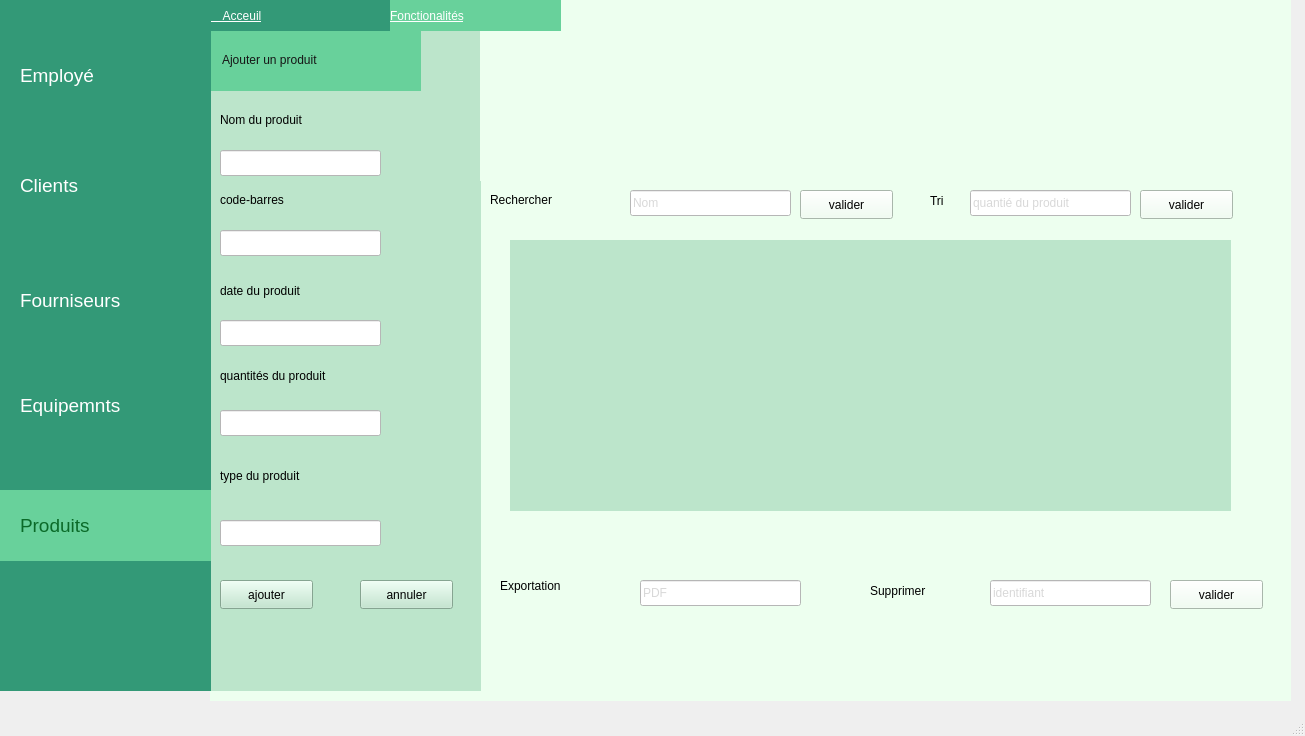
<?xml version="1.0" encoding="UTF-8"?>
<ui version="4.0">
 <class>MainWindow</class>
 <widget class="QMainWindow" name="MainWindow">
  <property name="geometry">
   <rect>
    <x>0</x>
    <y>0</y>
    <width>1305</width>
    <height>736</height>
   </rect>
  </property>
  <property name="windowTitle">
   <string>MainWindow</string>
  </property>
  <widget class="QWidget" name="centralwidget">
   <widget class="QWidget" name="widget_5" native="true">
    <property name="geometry">
     <rect>
      <x>210</x>
      <y>0</y>
      <width>1081</width>
      <height>701</height>
     </rect>
    </property>
    <property name="styleSheet">
     <string notr="true">background-color: rgb(255, 255, 255);
background-color: rgb(237, 255, 239);</string>
    </property>
    <widget class="QWidget" name="widget_3" native="true">
     <property name="geometry">
      <rect>
       <x>0</x>
       <y>30</y>
       <width>271</width>
       <height>661</height>
      </rect>
     </property>
     <property name="styleSheet">
      <string notr="true">background-color: rgb(177, 216, 183);
background-color: rgb(188, 229, 203);</string>
     </property>
     <widget class="QWidget" name="widget_4" native="true">
      <property name="geometry">
       <rect>
        <x>0</x>
        <y>0</y>
        <width>211</width>
        <height>61</height>
       </rect>
      </property>
      <property name="styleSheet">
       <string notr="true">background-color: rgb(48, 173, 138);
background-color: rgb(31, 208, 193);
background-color: rgb(104, 209, 155);</string>
      </property>
      <widget class="QLabel" name="label_9">
       <property name="geometry">
        <rect>
         <x>12</x>
         <y>20</y>
         <width>191</width>
         <height>20</height>
        </rect>
       </property>
       <property name="styleSheet">
        <string notr="true">
font: 700 11pt &quot;Segoe UI&quot;;

color: rgb(26, 202, 167);
color: rgb(21, 21, 21);
</string>
       </property>
       <property name="text">
        <string>Ajouter un produit </string>
       </property>
      </widget>
     </widget>
     <widget class="QLineEdit" name="lineEdit">
      <property name="geometry">
       <rect>
        <x>10</x>
        <y>120</y>
        <width>161</width>
        <height>26</height>
       </rect>
      </property>
      <property name="styleSheet">
       <string notr="true">background-color: rgb(255, 255, 255);</string>
      </property>
     </widget>
     <widget class="QLabel" name="label_11">
      <property name="geometry">
       <rect>
        <x>10</x>
        <y>80</y>
        <width>181</width>
        <height>20</height>
       </rect>
      </property>
      <property name="styleSheet">
       <string notr="true">font: 700 9pt &quot;Segoe UI&quot;;
font: 700 12pt &quot;Segoe UI&quot;;
</string>
      </property>
      <property name="text">
       <string>Nom du produit</string>
      </property>
     </widget>
     <widget class="QLabel" name="label_13">
      <property name="geometry">
       <rect>
        <x>10</x>
        <y>430</y>
        <width>181</width>
        <height>31</height>
       </rect>
      </property>
      <property name="styleSheet">
       <string notr="true">font: 700 9pt &quot;Segoe UI&quot;;
font: 700 12pt &quot;Segoe UI&quot;;
</string>
      </property>
      <property name="text">
       <string>type du produit</string>
      </property>
     </widget>
     <widget class="QLabel" name="label_14">
      <property name="geometry">
       <rect>
        <x>10</x>
        <y>330</y>
        <width>211</width>
        <height>31</height>
       </rect>
      </property>
      <property name="styleSheet">
       <string notr="true">font: 700 9pt &quot;Segoe UI&quot;;
font: 700 12pt &quot;Segoe UI&quot;;
</string>
      </property>
      <property name="text">
       <string>quantités du produit</string>
      </property>
     </widget>
     <widget class="QLabel" name="label_15">
      <property name="geometry">
       <rect>
        <x>10</x>
        <y>240</y>
        <width>181</width>
        <height>41</height>
       </rect>
      </property>
      <property name="styleSheet">
       <string notr="true">font: 700 9pt &quot;Segoe UI&quot;;
font: 700 12pt &quot;Segoe UI&quot;;
</string>
      </property>
      <property name="text">
       <string>date du produit</string>
      </property>
     </widget>
     <widget class="QLabel" name="label_16">
      <property name="geometry">
       <rect>
        <x>10</x>
        <y>160</y>
        <width>181</width>
        <height>20</height>
       </rect>
      </property>
      <property name="styleSheet">
       <string notr="true">font: 700 9pt &quot;Segoe UI&quot;;
font: 700 12pt &quot;Segoe UI&quot;;
</string>
      </property>
      <property name="text">
       <string>code-barres</string>
      </property>
     </widget>
     <widget class="QLineEdit" name="lineEdit_3">
      <property name="geometry">
       <rect>
        <x>10</x>
        <y>490</y>
        <width>161</width>
        <height>26</height>
       </rect>
      </property>
      <property name="styleSheet">
       <string notr="true">background-color: rgb(255, 255, 255);</string>
      </property>
     </widget>
     <widget class="QLineEdit" name="lineEdit_4">
      <property name="geometry">
       <rect>
        <x>10</x>
        <y>380</y>
        <width>161</width>
        <height>26</height>
       </rect>
      </property>
      <property name="styleSheet">
       <string notr="true">background-color: rgb(255, 255, 255);</string>
      </property>
     </widget>
     <widget class="QLineEdit" name="lineEdit_5">
      <property name="geometry">
       <rect>
        <x>10</x>
        <y>290</y>
        <width>161</width>
        <height>26</height>
       </rect>
      </property>
      <property name="styleSheet">
       <string notr="true">background-color: rgb(255, 255, 255);</string>
      </property>
     </widget>
     <widget class="QLineEdit" name="lineEdit_6">
      <property name="geometry">
       <rect>
        <x>10</x>
        <y>200</y>
        <width>161</width>
        <height>26</height>
       </rect>
      </property>
      <property name="styleSheet">
       <string notr="true">background-color: rgb(255, 255, 255);</string>
      </property>
     </widget>
     <widget class="QPushButton" name="pushButton">
      <property name="geometry">
       <rect>
        <x>10</x>
        <y>550</y>
        <width>93</width>
        <height>29</height>
       </rect>
      </property>
      <property name="text">
       <string>ajouter</string>
      </property>
     </widget>
     <widget class="QPushButton" name="pushButton_2">
      <property name="geometry">
       <rect>
        <x>150</x>
        <y>550</y>
        <width>93</width>
        <height>29</height>
       </rect>
      </property>
      <property name="text">
       <string>annuler</string>
      </property>
     </widget>
    </widget>
    <widget class="QLabel" name="label_12">
     <property name="geometry">
      <rect>
       <x>280</x>
       <y>190</y>
       <width>131</width>
       <height>20</height>
      </rect>
     </property>
     <property name="styleSheet">
      <string notr="true">font: 700 12pt &quot;Segoe UI&quot;;
</string>
     </property>
     <property name="text">
      <string>Rechercher</string>
     </property>
    </widget>
    <widget class="QLineEdit" name="lineEdit_7">
     <property name="geometry">
      <rect>
       <x>420</x>
       <y>190</y>
       <width>161</width>
       <height>26</height>
      </rect>
     </property>
     <property name="styleSheet">
      <string notr="true">background-color: rgb(255, 255, 255);
color: rgb(216, 216, 216);</string>
     </property>
     <property name="text">
      <string>Nom</string>
     </property>
    </widget>
    <widget class="QPushButton" name="pushButton_3">
     <property name="geometry">
      <rect>
       <x>590</x>
       <y>190</y>
       <width>93</width>
       <height>29</height>
      </rect>
     </property>
     <property name="text">
      <string>valider</string>
     </property>
    </widget>
    <widget class="QWidget" name="widget_6" native="true">
     <property name="geometry">
      <rect>
       <x>300</x>
       <y>240</y>
       <width>721</width>
       <height>271</height>
      </rect>
     </property>
     <property name="styleSheet">
      <string notr="true">background-color: rgb(188,229,203);</string>
     </property>
    </widget>
    <widget class="QLabel" name="label_18">
     <property name="geometry">
      <rect>
       <x>290</x>
       <y>570</y>
       <width>131</width>
       <height>31</height>
      </rect>
     </property>
     <property name="styleSheet">
      <string notr="true">font: 700 12pt &quot;Segoe UI&quot;;
</string>
     </property>
     <property name="text">
      <string>Exportation</string>
     </property>
    </widget>
    <widget class="QLabel" name="label_20">
     <property name="geometry">
      <rect>
       <x>660</x>
       <y>580</y>
       <width>131</width>
       <height>21</height>
      </rect>
     </property>
     <property name="styleSheet">
      <string notr="true">font: 700 12pt &quot;Segoe UI&quot;;
</string>
     </property>
     <property name="text">
      <string>Supprimer</string>
     </property>
    </widget>
    <widget class="QLineEdit" name="lineEdit_8">
     <property name="geometry">
      <rect>
       <x>780</x>
       <y>580</y>
       <width>161</width>
       <height>26</height>
      </rect>
     </property>
     <property name="styleSheet">
      <string notr="true">background-color: rgb(255, 255, 255);
color: rgb(216, 216, 216);</string>
     </property>
     <property name="text">
      <string>identifiant</string>
     </property>
    </widget>
    <widget class="QPushButton" name="pushButton_5">
     <property name="geometry">
      <rect>
       <x>960</x>
       <y>580</y>
       <width>93</width>
       <height>29</height>
      </rect>
     </property>
     <property name="text">
      <string>valider</string>
     </property>
    </widget>
    <widget class="QLineEdit" name="lineEdit_9">
     <property name="geometry">
      <rect>
       <x>760</x>
       <y>190</y>
       <width>161</width>
       <height>26</height>
      </rect>
     </property>
     <property name="styleSheet">
      <string notr="true">background-color: rgb(255, 255, 255);
color: rgb(216, 216, 216);</string>
     </property>
     <property name="text">
      <string>quantié du produit </string>
     </property>
    </widget>
    <widget class="QLabel" name="label_21">
     <property name="geometry">
      <rect>
       <x>720</x>
       <y>190</y>
       <width>31</width>
       <height>21</height>
      </rect>
     </property>
     <property name="styleSheet">
      <string notr="true">font: 700 12pt &quot;Segoe UI&quot;;
</string>
     </property>
     <property name="text">
      <string>Tri</string>
     </property>
    </widget>
    <widget class="QPushButton" name="pushButton_4">
     <property name="geometry">
      <rect>
       <x>930</x>
       <y>190</y>
       <width>93</width>
       <height>29</height>
      </rect>
     </property>
     <property name="text">
      <string>valider</string>
     </property>
    </widget>
    <widget class="QLabel" name="label_17">
     <property name="geometry">
      <rect>
       <x>270</x>
       <y>30</y>
       <width>741</width>
       <height>151</height>
      </rect>
     </property>
     <property name="text">
      <string/>
     </property>
     <property name="pixmap">
      <pixmap>../../Pictures/Screenshots/Screenshot 2024-10-07 155711.png</pixmap>
     </property>
     <property name="scaledContents">
      <bool>true</bool>
     </property>
    </widget>
    <widget class="QLineEdit" name="lineEdit_10">
     <property name="geometry">
      <rect>
       <x>430</x>
       <y>580</y>
       <width>161</width>
       <height>26</height>
      </rect>
     </property>
     <property name="styleSheet">
      <string notr="true">background-color: rgb(255, 255, 255);
color: rgb(216, 216, 216);</string>
     </property>
     <property name="text">
      <string>PDF</string>
     </property>
    </widget>
   </widget>
   <widget class="QLabel" name="label_6">
    <property name="geometry">
     <rect>
      <x>210</x>
      <y>0</y>
      <width>181</width>
      <height>31</height>
     </rect>
    </property>
    <property name="styleSheet">
     <string notr="true">background-color: rgb(51, 153, 119);
color: rgb(255, 255, 255);
text-decoration: underline;
font: 10pt &quot;Segoe UI&quot;;
font: 14pt &quot;Segoe UI&quot;;
font: 15pt &quot;Segoe UI&quot;;</string>
    </property>
    <property name="text">
     <string>    Acceuil</string>
    </property>
   </widget>
   <widget class="QLabel" name="label_7">
    <property name="geometry">
     <rect>
      <x>390</x>
      <y>0</y>
      <width>171</width>
      <height>31</height>
     </rect>
    </property>
    <property name="styleSheet">
     <string notr="true">color: rgb(255, 255, 255);
background-color: rgb(104, 209, 155);
text-decoration: underline;
font: 10pt &quot;Segoe UI&quot;;
font: 14pt &quot;Segoe UI&quot;;
font: 15pt &quot;Segoe UI&quot;;</string>
    </property>
    <property name="text">
     <string>Fonctionalités</string>
    </property>
   </widget>
   <widget class="QWidget" name="widget" native="true">
    <property name="geometry">
     <rect>
      <x>-10</x>
      <y>0</y>
      <width>221</width>
      <height>691</height>
     </rect>
    </property>
    <property name="styleSheet">
     <string notr="true">background-color: rgb(51, 153, 119);</string>
    </property>
    <widget class="QLabel" name="label">
     <property name="geometry">
      <rect>
       <x>30</x>
       <y>60</y>
       <width>131</width>
       <height>31</height>
      </rect>
     </property>
     <property name="styleSheet">
      <string notr="true">color: rgb(255, 255, 255);</string>
     </property>
     <property name="text">
      <string>&lt;html&gt;&lt;head/&gt;&lt;body&gt;&lt;p&gt;&lt;span style=&quot; font-size:14pt;&quot;&gt;        Employé&lt;/span&gt;&lt;/p&gt;&lt;/body&gt;&lt;/html&gt;</string>
     </property>
    </widget>
    <widget class="QLabel" name="label_2">
     <property name="geometry">
      <rect>
       <x>30</x>
       <y>170</y>
       <width>131</width>
       <height>31</height>
      </rect>
     </property>
     <property name="styleSheet">
      <string notr="true">color: rgb(255, 255, 255);</string>
     </property>
     <property name="text">
      <string>&lt;html&gt;&lt;head/&gt;&lt;body&gt;&lt;p&gt;&lt;span style=&quot; font-size:14pt;&quot;&gt;Clients&lt;/span&gt;&lt;/p&gt;&lt;/body&gt;&lt;/html&gt;</string>
     </property>
    </widget>
    <widget class="QWidget" name="widget_2" native="true">
     <property name="geometry">
      <rect>
       <x>0</x>
       <y>490</y>
       <width>221</width>
       <height>71</height>
      </rect>
     </property>
     <property name="styleSheet">
      <string notr="true">background-color: rgb(104, 209, 155);</string>
     </property>
     <widget class="QLabel" name="label_5">
      <property name="geometry">
       <rect>
        <x>30</x>
        <y>20</y>
        <width>131</width>
        <height>31</height>
       </rect>
      </property>
      <property name="styleSheet">
       <string notr="true">color: rgb(255, 255, 255);
color: rgb(8, 85, 23);
color: rgb(10, 106, 40);</string>
      </property>
      <property name="text">
       <string>&lt;html&gt;&lt;head/&gt;&lt;body&gt;&lt;p&gt;&lt;span style=&quot; font-size:14pt;&quot;&gt;Produits&lt;/span&gt;&lt;/p&gt;&lt;/body&gt;&lt;/html&gt;</string>
      </property>
     </widget>
    </widget>
    <widget class="QLabel" name="label_4">
     <property name="geometry">
      <rect>
       <x>30</x>
       <y>390</y>
       <width>131</width>
       <height>31</height>
      </rect>
     </property>
     <property name="styleSheet">
      <string notr="true">color: rgb(255, 255, 255);</string>
     </property>
     <property name="text">
      <string>&lt;html&gt;&lt;head/&gt;&lt;body&gt;&lt;p&gt;&lt;span style=&quot; font-size:14pt;&quot;&gt;Equipemnts&lt;/span&gt;&lt;/p&gt;&lt;/body&gt;&lt;/html&gt;</string>
     </property>
    </widget>
    <widget class="QLabel" name="label_3">
     <property name="geometry">
      <rect>
       <x>30</x>
       <y>280</y>
       <width>161</width>
       <height>41</height>
      </rect>
     </property>
     <property name="styleSheet">
      <string notr="true">color: rgb(0, 134, 98);
color: rgb(255, 255, 255);</string>
     </property>
     <property name="text">
      <string>&lt;html&gt;&lt;head/&gt;&lt;body&gt;&lt;p&gt;&lt;span style=&quot; font-size:14pt;&quot;&gt;Fourniseurs&lt;/span&gt;&lt;/p&gt;&lt;/body&gt;&lt;/html&gt;</string>
     </property>
    </widget>
   </widget>
  </widget>
  <widget class="QMenuBar" name="menubar">
   <property name="geometry">
    <rect>
     <x>0</x>
     <y>0</y>
     <width>1305</width>
     <height>26</height>
    </rect>
   </property>
  </widget>
  <widget class="QStatusBar" name="statusbar"/>
 </widget>
 <resources/>
 <connections/>
</ui>
